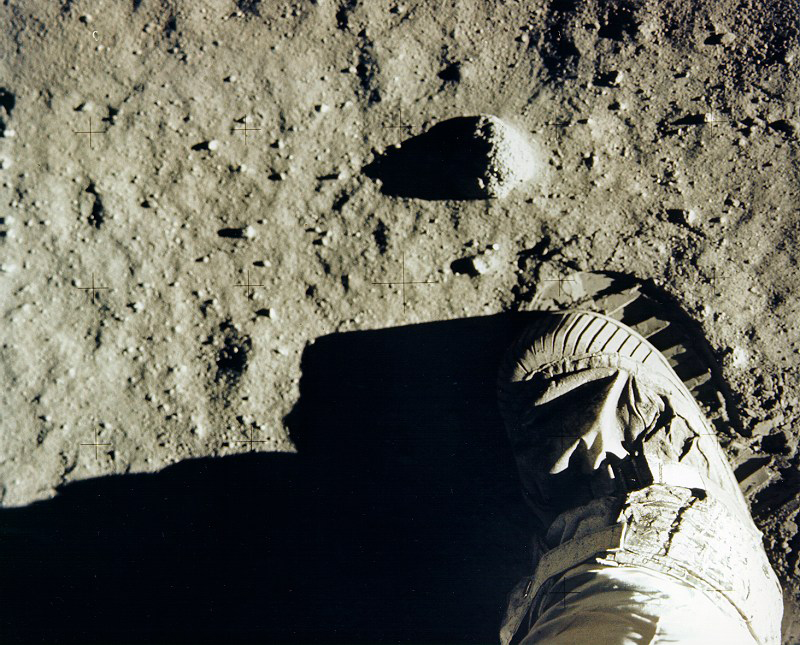
#> input picture lunar-surface-terrain-texture-generator/real-images/3-apollo-11-boot.jpg, 800 x 645 px
$ python remove_texture_pattern.py -i ../lunar-surface-terrain-texture-generator/real-images/3-apollo-11-boot.jpg
#> lines starting #> are read from the running program, lines starting #| are printed output that depends on the picture; after the words box and inside, x2 and y2 are one past the last pixel; in counts of white or black regions, pixels touching at a corner belong together
#!/usr/bin/env python3
"""
FFT-based texture pattern removal script.

This script removes visible repeating patterns from textures by analyzing
and filtering the frequency domain using Fast Fourier Transform (FFT).
"""

import argparse
import numpy as np
from PIL import Image
from scipy import ndimage
from pathlib import Path


def load_image(path: str) -> np.ndarray:
    """Load image and convert to numpy array."""
    img = Image.open(path)
#> img is the input picture: PIL image 800x645 RGB; mean R, G, B 104.5, 103.4, 92
#| Image shape: (645, 800, 3)
    return np.array(img)


def save_image(arr: np.ndarray, path: str):
    """Save numpy array as image."""
    # Clip values to valid range and convert to uint8
    arr = np.clip(arr, 0, 255).astype(np.uint8)
    img = Image.fromarray(arr)
    img.save(path)
    print(f"Saved: {path}")


# [77 lines left out: function fft_filter_channel_lines, not called in this run]


def fft_filter_channel(channel: np.ndarray, threshold_percentile: float = 99.5,
                       notch_radius: int = 3, protect_center: int = 10) -> np.ndarray:
    """
    Apply FFT-based filtering to remove periodic patterns from a single channel.

    Args:
        channel: 2D numpy array (single color channel)
        threshold_percentile: Percentile above which frequencies are considered peaks
        notch_radius: Radius of notch filter around detected peaks
        protect_center: Radius around DC component to protect (preserves overall brightness)

    Returns:
        Filtered channel as 2D numpy array
    """
    h, w = channel.shape

    # Apply FFT
    f_transform = np.fft.fft2(channel)
    f_shift = np.fft.fftshift(f_transform)

    # Get magnitude spectrum for analysis
    magnitude = np.abs(f_shift)

    # Create a mask starting with all ones (pass everything)
    mask = np.ones((h, w), dtype=np.float64)

    # Find center of frequency domain
    center_y, center_x = h // 2, w // 2

    # Calculate threshold for detecting periodic pattern peaks
    # Exclude the center (DC component) from threshold calculation
    magnitude_for_threshold = magnitude.copy()
    y_coords, x_coords = np.ogrid[:h, :w]
    center_mask = ((y_coords - center_y) ** 2 + (x_coords - center_x) ** 2) <= protect_center ** 2
    magnitude_for_threshold[center_mask] = 0

    threshold = np.percentile(magnitude_for_threshold, threshold_percentile)

    # Find peaks (potential periodic patterns)
    peaks = magnitude > threshold

    # Protect the center (DC component and very low frequencies)
    peaks[center_mask] = False

    # Create notch filter around each peak
    peak_coords = np.where(peaks)
    for py, px in zip(peak_coords[0], peak_coords[1]):
        # Create circular notch
        for dy in range(-notch_radius, notch_radius + 1):
            for dx in range(-notch_radius, notch_radius + 1):
                ny, nx = py + dy, px + dx
                if 0 <= ny < h and 0 <= nx < w:
                    dist = np.sqrt(dy**2 + dx**2)
                    if dist <= notch_radius:
                        # Soft falloff for smoother filtering
                        mask[ny, nx] *= (dist / notch_radius) ** 2 if dist > 0 else 0

    # Apply mask to frequency domain
    f_filtered = f_shift * mask

    # Inverse FFT
    f_ishift = np.fft.ifftshift(f_filtered)
    img_back = np.fft.ifft2(f_ishift)
    img_back = np.real(img_back)

    return img_back


def fft_remove_pattern(image: np.ndarray, threshold_percentile: float = 99.5,
                       notch_radius: int = 3, protect_center: int = 15,
                       method: str = "peaks", line_width: int = 2,
                       attenuation: float = 0.99) -> np.ndarray:
    """
    Remove periodic patterns from an image using FFT filtering.

    Args:
        image: Input image as numpy array (H, W) or (H, W, C)
        threshold_percentile: Percentile for peak detection (for "peaks" method)
        notch_radius: Radius of notch filter (for "peaks" method)
        protect_center: Radius to protect around DC component
        method: "peaks" for peak-based filtering, "lines" for horizontal/vertical line filtering
        line_width: Width of filter around lines (for "lines" method)
        attenuation: Attenuation strength for lines method (0.99 = reduce by 99%)

    Returns:
        Filtered image as numpy array
    """
#> called with threshold_percentile = 99.5, notch_radius = 5, protect_center = 20, method = 'peaks', line_width = 2, attenuation = 0.99
    if len(image.shape) == 2:
        # Grayscale
        if method == "lines":
            return fft_filter_channel_lines(image.astype(np.float64),
                                           line_width=line_width, protect_center=protect_center,
                                           attenuation=attenuation)
        else:
            return fft_filter_channel(image.astype(np.float64),
                                      threshold_percentile, notch_radius, protect_center)

    # Color image - process each channel
    result = np.zeros_like(image, dtype=np.float64)
    channels = image.shape[2]
#> channels = 3

    for c in range(channels):
        print(f"Processing channel {c + 1}/{channels}...")
        if method == "lines":
            result[:, :, c] = fft_filter_channel_lines(
                image[:, :, c].astype(np.float64),
                line_width=line_width,
                protect_center=protect_center,
                attenuation=attenuation
            )
        else:
            result[:, :, c] = fft_filter_channel(
                image[:, :, c].astype(np.float64),
                threshold_percentile,
                notch_radius,
                protect_center
            )
#> this loop made 3 passes
#> (threshold in fft_filter_channel, peak_coords in fft_filter_channel) on passes 1 to 3: (141446, 2580 positions, rows 253 to 391, columns 306 to 494), (137622.8, 2580 positions, rows 253 to 391, columns 306 to 494), (126176.4, 2580 positions, rows 257 to 387, columns 296 to 504)
#> pass 1, in fft_filter_channel, `peaks = magnitude > threshold`:
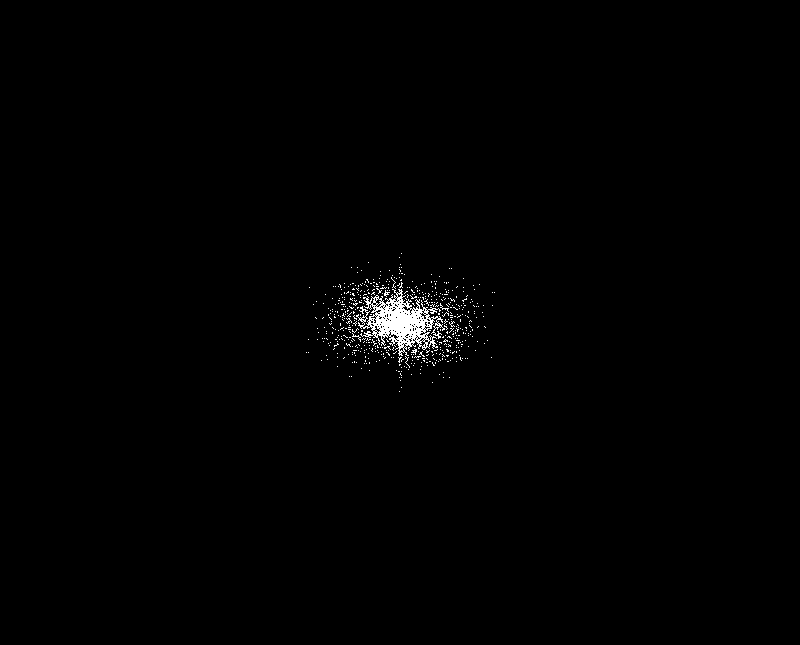
#> peaks: shape (645, 800) bool; 0.71% white; 549 white regions (548 under 20 px), largest, box (x1, y1, x2, y2) and area: (356, 289, 445, 356) 2463
#> pass 1, in fft_filter_channel, `img_back = np.real(img_back)`:
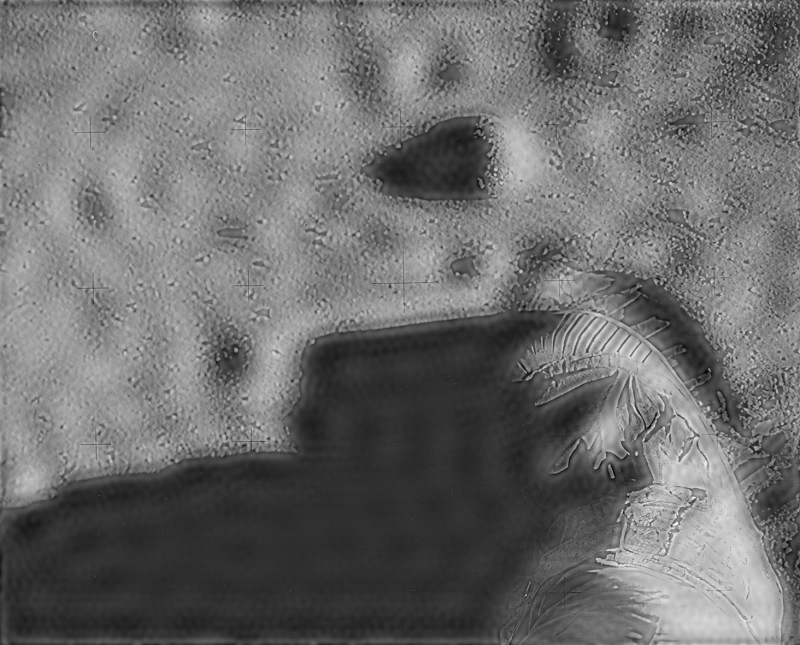
#> img_back: shape (645, 800) float64; min -76.64, max 344.8, mean 104.5; drawn with min black and max white
#> after the loop:
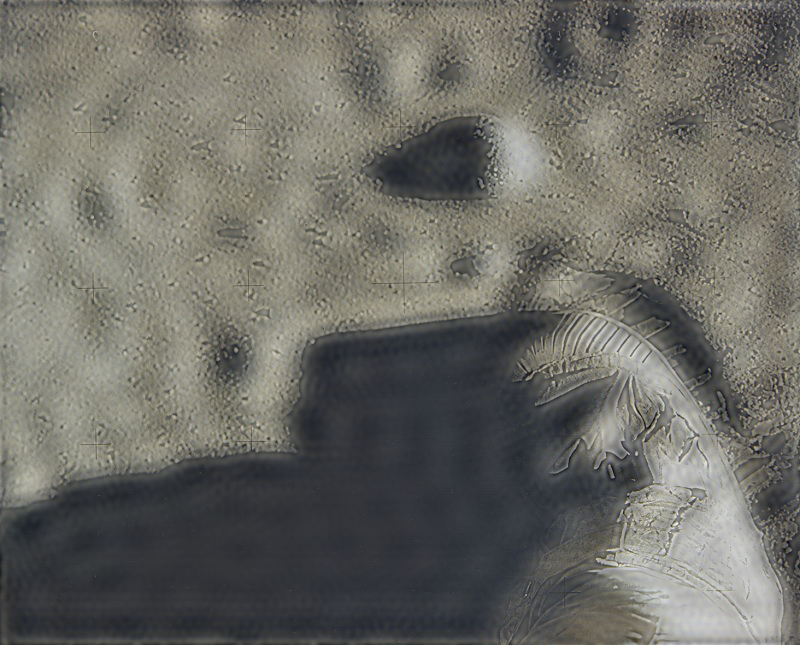
#> result: shape (645, 800, 3) float64; mean R, G, B 104.5, 103.4, 92; drawn with min black and max white

    return result


# [20 lines left out: function visualize_fft, not called in this run]


def main():
    parser = argparse.ArgumentParser(
        description="Remove repeating patterns from textures using FFT filtering"
    )
    parser.add_argument(
        "--input", "-i",
        required=True,
        help="Input texture file path"
    )
    parser.add_argument(
        "--output", "-o",
        help="Output texture file path (default: input_fixed.png)"
    )
    parser.add_argument(
        "--threshold", "-t",
        type=float,
        default=99.5,
        help="Percentile threshold for peak detection (default: 99.5)"
    )
    parser.add_argument(
        "--notch-radius", "-n",
        type=int,
        default=5,
        help="Radius of notch filter around detected peaks (default: 5)"
    )
    parser.add_argument(
        "--protect-center", "-p",
        type=int,
        default=20,
        help="Radius around center to protect (default: 20)"
    )
    parser.add_argument(
        "--method", "-m",
        choices=["peaks", "lines"],
        default="peaks",
        help="Filtering method: 'peaks' for peak detection, 'lines' for horizontal/vertical line filtering (default: peaks)"
    )
    parser.add_argument(
        "--line-width", "-l",
        type=int,
        default=2,
        help="Width of filter around horizontal/vertical lines (for 'lines' method, default: 2)"
    )
    parser.add_argument(
        "--attenuation", "-a",
        type=float,
        default=0.99,
        help="Attenuation strength for lines method (0.0-1.0, default: 0.99 = reduce by 99%%)"
    )
    parser.add_argument(
        "--visualize-fft",
        action="store_true",
        help="Save FFT magnitude visualization (before and after)"
    )

    args = parser.parse_args()

    # Determine output path
    input_path = Path(args.input)
    if args.output:
        output_path = Path(args.output)
    else:
        output_path = input_path.parent / f"{input_path.stem}_fixed{input_path.suffix}"

    print(f"Loading: {input_path}")
    image = load_image(str(input_path))
    print(f"Image shape: {image.shape}")

    # Optionally visualize FFT before filtering
    if args.visualize_fft:
        fft_vis_path = input_path.parent / f"{input_path.stem}_fft_before.png"
        visualize_fft(image, str(fft_vis_path))

    # Apply FFT filtering
    print("Applying FFT-based pattern removal...")
    print(f"  Method: {args.method}")
    if args.method == "peaks":
        print(f"  Threshold percentile: {args.threshold}")
        print(f"  Notch radius: {args.notch_radius}")
    else:
        print(f"  Line width: {args.line_width}")
    print(f"  Protected center radius: {args.protect_center}")

    filtered = fft_remove_pattern(
        image,
        threshold_percentile=args.threshold,
        notch_radius=args.notch_radius,
        protect_center=args.protect_center,
        method=args.method,
        line_width=args.line_width,
        attenuation=args.attenuation
    )

    # Optionally visualize FFT after filtering
    if args.visualize_fft:
        fft_vis_path = input_path.parent / f"{input_path.stem}_fft_after.png"
        visualize_fft(filtered.astype(np.uint8), str(fft_vis_path))

    # Save result
    save_image(filtered, str(output_path))
#> in save_image, `arr = np.clip(arr, 0, 255).astype(np.uint8)`:
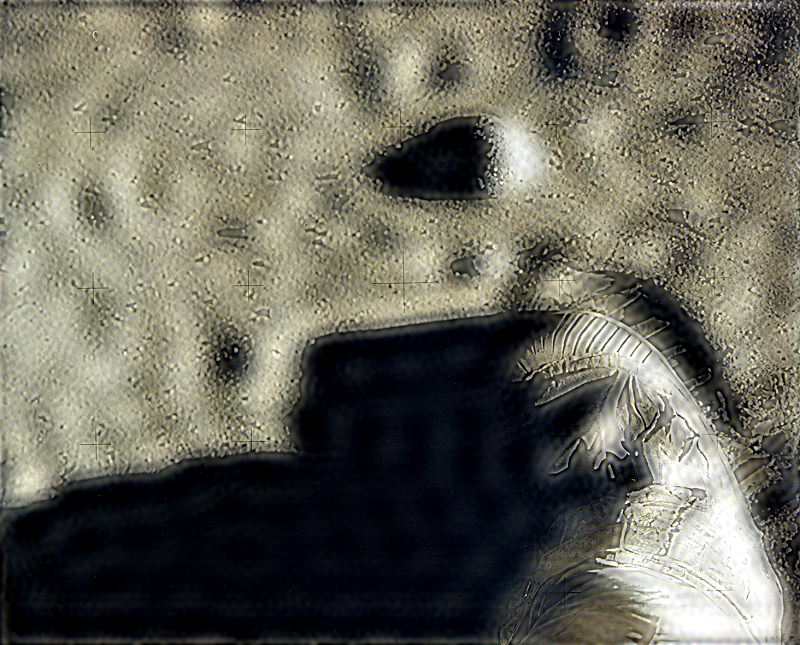
#> arr: shape (645, 800, 3); mean of channels 0, 1, 2 104.6, 103.2, 91.5; drawn as R, G, B
    print("Done!")


if __name__ == "__main__":
    main()
